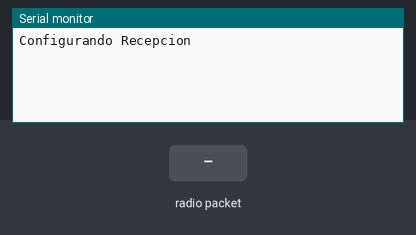
Bench run of a sketch on a simulated Arduino Uno, built with avr-gcc and run on an emulated ATmega328P. On the bench: the last lines printed to the serial monitor. The inputs (shaded band) are chosen by the test bench. No radio packets arrive unless stated.

Above: at 1.2 s.
1.3 s: radio packet "1" arrives
At 2.5 s:
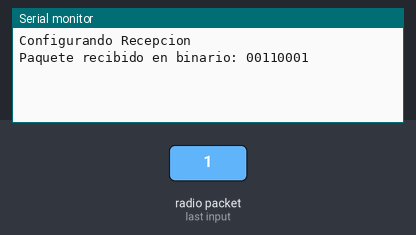
2.8 s: radio packet "0" arrives
At 3.9 s:
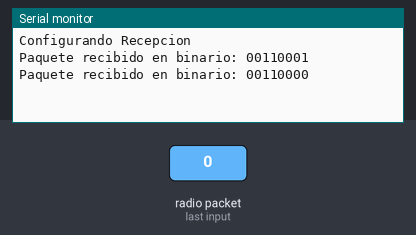
4.3 s: radio packet "2" arrives
At 5.1 s:
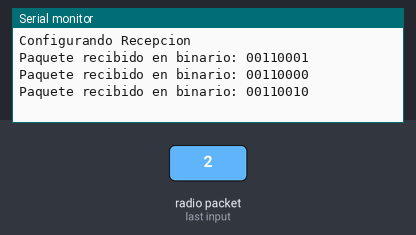

Measured:
- after the input at 1.3 s, the serial monitor: prints a new line at once (image 1)
- after the input at 2.8 s, the serial monitor: prints a new line at once (image 2)
- after the input at 4.3 s, the serial monitor: prints a new line at once (image 3)

The sketch:

recibirImagenV0.ino
```cpp
/*
ver ::cl 20120520
Configuracion basica para modulo receptor  RR 10
Utiliza libreria VirtualWire.h
pin 01 5v
pin 02 Tierra
pin 03 antena externa
pin 07 tierra
pin 10 5v
pin 11 tierra
pin 12 5v
pin 14 Arduino pin digital 2
pin 15 5v
*/

#include <VirtualWire.h>

#define WIDTH 32
#define HEIGHT 32
#define TOTAL_BITS (WIDTH * HEIGHT)
#define BITS_PER_PACKET 24
#define TOTAL_PACKETS ((TOTAL_BITS + BITS_PER_PACKET - 1) / BITS_PER_PACKET)

uint8_t imageBits[TOTAL_BITS]; // 0 o 1
bool received[TOTAL_BITS];  // Para saber qué bits ya llegaron

const char ID_PERMITIDO[] = "TX01";
uint8_t ID_EMISOR = 0b00111110;
uint8_t ID_RECEPTOR = 0b00111101;

void processPacket(byte* data, int length) {
  if (length < 4) return;

  byte sequence = data[0];
  if (sequence >= TOTAL_PACKETS) return;

  int baseIndex = sequence * BITS_PER_PACKET;
  for (int i = 0; i < 3; i++) {
    for (int b = 7; b >= 0; b--) {
      if (baseIndex < TOTAL_BITS) {
        byte bitValue = (data[i + 1] >> b) & 1;
        imageBits[baseIndex] = bitValue;
        received[baseIndex] = true;
        baseIndex++;
      }
    }
  }
}

void printImageProgressive() {
  for (int i = 0; i < HEIGHT; i++) {
    for (int j = 0; j < WIDTH; j++) {
      int idx = i * WIDTH + j;
      if (!received[idx]) {
        Serial.print(" "); // No recibido
      } else {
        Serial.print(imageBits[idx] ? '#' : '.');
      }
    }
    Serial.println();
  }
}

void printByteBinary(uint8_t b) {
  for (int i = 7; i >= 0; i--) {
    Serial.print( (b & (1 << i)) ? '1' : '0' );
  }
  Serial.print(" ");
}

void setup(){
    Serial.begin(9600);
    Serial.println("Configurando Recepcion");
    vw_set_ptt_inverted(true);
    vw_setup(2000);
    vw_set_rx_pin(2);
    vw_rx_start();
}

void loop(){
    uint8_t buf[VW_MAX_MESSAGE_LEN];
    uint8_t buflen = VW_MAX_MESSAGE_LEN;

    if (vw_get_message(buf, &buflen)) {
      Serial.print("Paquete recibido en binario: ");
      for (int i = 0; i < buflen; i++) {
        printByteBinary(buf[i]);
      }
      Serial.println();
    }
}


        // Convertir el mensaje recibido a cadena
/*         char mensaje[buflen + 1];
        memcpy(mensaje, buf, buflen);
        mensaje[buflen] = '\0'; // Asegurar el fin de cadena
        Serial.println(mensaje ); // Mostrar solo el contenido */


        // Verificar si el mensaje inicia con el ID permitido
/*         if (strncmp(&mensaje[8], ID_EMISOR, strlen(ID_EMISOR)) == 0) {
            digitalWrite(12, HIGH);
            Serial.print("Mensaje ACEPTADO de ");
            Serial.println(ID_PERMITIDO);
            Serial.print("Contenido: ");
            digitalWrite(12, LOW);


        } else {
            Serial.println("Mensaje rechazado: ID no coincide.");
        }
    }
} */

 /*        uint8_t cabecera = buf[0];

        uint8_t protocolo1[VW_MAX_MESSAGE_LEN - 1];
        memcpy(protocolo1, &buf[1], buflen - 1);

        uint8_t idEmisor = protocolo1[0];

        uint8_t protocolo2[VW_MAX_MESSAGE_LEN - 2];
        memcpy(protocolo2, &protocolo1[1], buflen - 2);

        char men[buflen + 1];
        memcpy(men, buf, buflen);
        men[buflen] = '\0';

        Serial.println("Recibido");
        Serial.println(cabecera);

        if (idEmisor == ID_EMISOR){
            uint8_t idReceptor = protocolo2[0];

            uint8_t protocolo3[VW_MAX_MESSAGE_LEN - 3];
            memcpy(protocolo3, &protocolo2[1], buflen - 3);

            if (idReceptor == ID_RECEPTOR){
                uint8_t mensaje[3];

                mensaje[0] = protocolo3[0];
                mensaje[1] = protocolo3[1];
                mensaje[2] = protocolo3[2];

                uint8_t checksum = protocolo3[4];

                //Esto debe ir dentro de un if que verifica el checksum
                processPacket(mensaje, 3);
                printImageProgressive();
            }
        }
    } */
```
